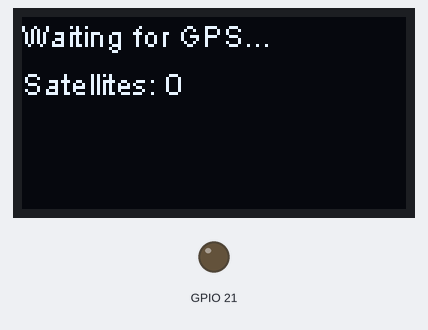
Recording of a sketch running on a simulated ESP32-S3. Parts: 128×64 one-colour display, output pins drawn as LEDs (lit = HIGH). What the sketch prints to the serial monitor is not drawn.

Above: at 2.2 s.

The sketch:

GPS.ino
```cpp
#include "HT_TinyGPS++.h"
#include <HardwareSerial.h>
#include <Wire.h>
#include "HT_SSD1306Wire.h"

TinyGPSPlus gps;
HardwareSerial gpsSerial(1);

// --- OLED ---
static SSD1306Wire display(0x3c, 500000, SDA_OLED, SCL_OLED, GEOMETRY_128_64, RST_OLED);

void VextON(void) {
  pinMode(Vext, OUTPUT);
  digitalWrite(Vext, LOW);
}

void showOLED(String l1, String l2 = "", String l3 = "", String l4 = "") {
  display.clear();
  display.setFont(ArialMT_Plain_10);
  display.setTextAlignment(TEXT_ALIGN_LEFT);
  if (l1 != "") display.drawString(0, 0, l1);
  if (l2 != "") display.drawString(0, 16, l2);
  if (l3 != "") display.drawString(0, 32, l3);
  if (l4 != "") display.drawString(0, 48, l4);
  display.display();
}

void setup() {
  Serial.begin(115200);

  // Turn on Vext power for peripherals
  VextON();
  delay(100);

  // Initialize OLED
  display.init();
  display.setFont(ArialMT_Plain_10);
  display.setTextAlignment(TEXT_ALIGN_LEFT);

  // Initialize GPS Serial (RX=GPIO45, TX=GPIO46 for ESP32-S3)
  gpsSerial.begin(9600, SERIAL_8N1, 45, 46);

  showOLED("GPS Test Started");
  Serial.println("GPS Test Started");
  delay(2000);
}

void loop() {
  while (gpsSerial.available() > 0) {
    gps.encode(gpsSerial.read());
  }

  if (gps.location.isValid() && gps.location.isUpdated()) {
    showOLED("Coordinates",
             "Lat: " + String(gps.location.lat(), 6),
             "Lng: " + String(gps.location.lng(), 6),
             "Sats: " + String(gps.satellites.value()));

    Serial.print("Latitude: ");
    Serial.println(gps.location.lat(), 6);
    Serial.print("Longitude: ");
    Serial.println(gps.location.lng(), 6);
    Serial.print("Satellites: ");
    Serial.println(gps.satellites.value());
    Serial.println("-----");
  } else {
    Serial.println("GPS data not available (no fix yet)");
    showOLED("Waiting for GPS...", "Satellites: " + String(gps.satellites.value()));
  }

  delay(2000);
}
```
